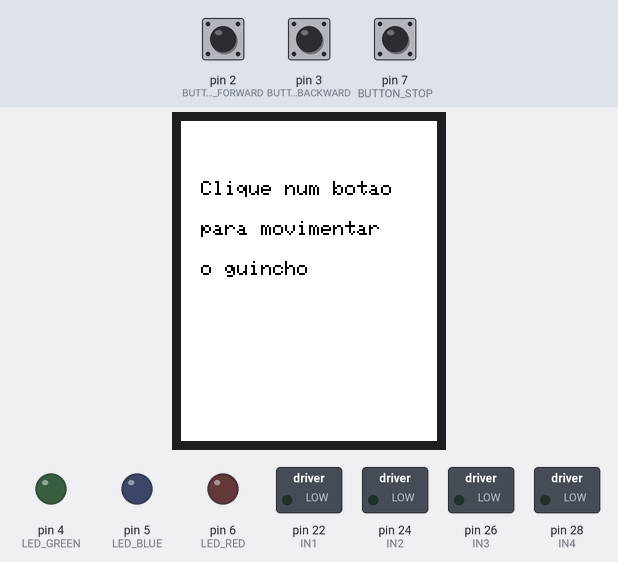
A sketch run on a simulated Arduino Mega 2560, built with avr-gcc and run on an emulated ATmega2560. On the bench: 128×160 colour display, switched loads named in the sketch (green lamp = pin HIGH), output pins drawn as LEDs (lit = HIGH). Dashed ring = blinking. The test bench sets the inputs (shaded band); at power-on: pin 2 (BUTTON_FORWARD) LOW, pin 7 (BUTTON_STOP) LOW, pin 3 (BUTTON_BACKWARD) LOW.

Above: at 1.2 s.
1.3 s: pin 2 (BUTTON_FORWARD) pulled HIGH for 0.15 s
At 1.72 s:
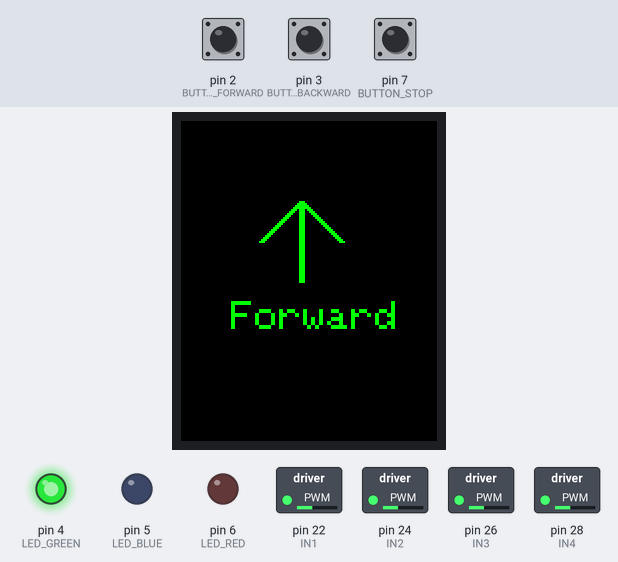
2.0 s: pin 7 (BUTTON_STOP) pulled HIGH for 0.15 s
At 2.7 s:
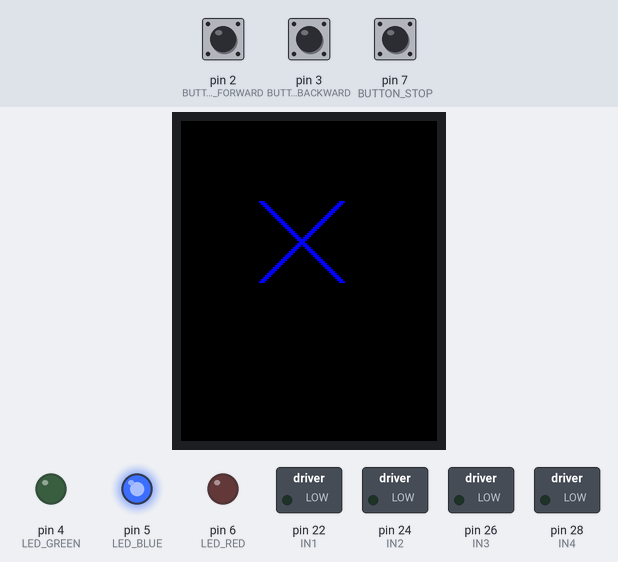
3.6 s: pin 3 (BUTTON_BACKWARD) pulled HIGH for 0.15 s
At 3.83 s:
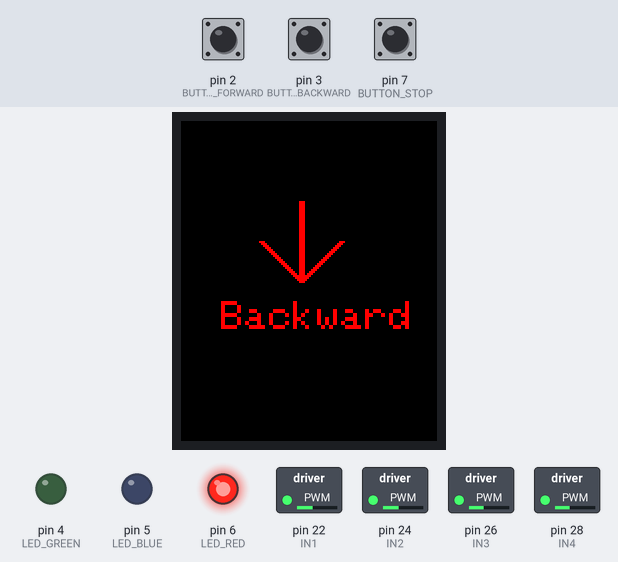
4.3 s: pin 2 (BUTTON_FORWARD) pulled HIGH for 1 s
At 5.7 s:
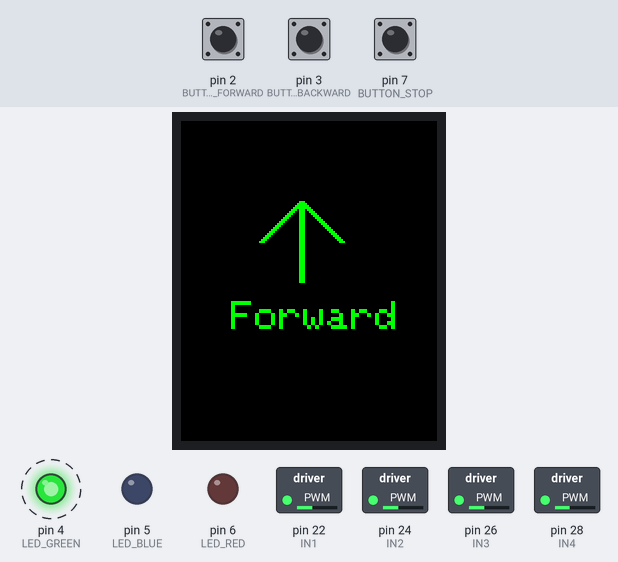
5.9 s: pin 3 (BUTTON_BACKWARD) pulled HIGH for 1 s
At 7.09 s:
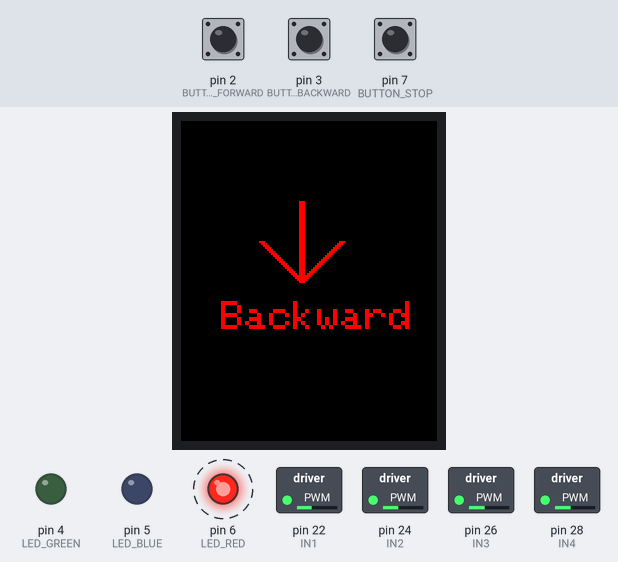
7.5 s: pin 7 (BUTTON_STOP) pulled HIGH for 1 s
At 8.1 s:
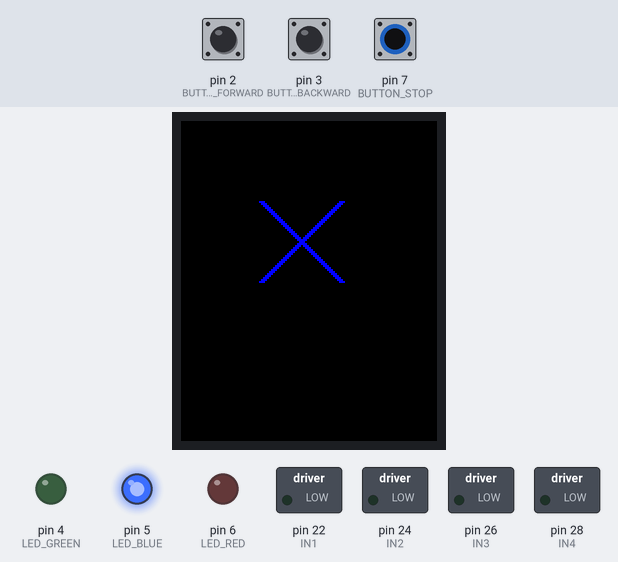
Timing chart, 0 to 10.5 s (numbered marks = the images above; inputs shaded):
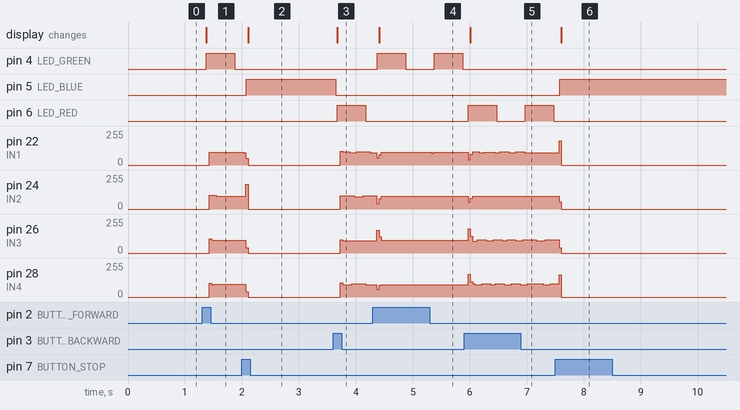

Measured:
- after the input at 1.3 s, pin 4 (LED_GREEN): LOW → HIGH after 0.08 s, → LOW 0.50 s later; pin 22 (IN1), pin 28 (IN4): 0/255 → 97/255 after 0.13 s; pin 24 (IN2): 0/255 → 102/255 after 0.13 s, → 95/255 0.12 s later; pin 26 (IN3): 0/255 → 94/255 after 0.13 s; the display: changes after 0.08 s (image 1)
- after the input at 2.0 s, pin 4 (LED_GREEN): stays LOW (without the input it goes to HIGH after 0.38 s); pin 5 (LED_BLUE): LOW → HIGH after 0.08 s; pin 22 (IN1): 97/255 → 0/255 at once; pin 24 (IN2): 95/255 → 0/255 after 0.07 s; pin 26 (IN3): 94/255 → 0/255 after 0.07 s; the display: changes after 0.11 s (image 2)
- after the input at 3.6 s, pin 5 (LED_BLUE): HIGH → LOW after 0.05 s; pin 6 (LED_RED): LOW → HIGH after 0.08 s, → LOW 0.50 s later
- after the input at 4.3 s, pin 4 (LED_GREEN): alternates HIGH for 0.50 s and LOW for 0.50 s, starting after 0.08 s; pin 6 (LED_RED): stays LOW (without the input it goes to HIGH after 0.38 s); pin 26 (IN3): 93/255 → 96/255 after 0.07 s; the display: changes after 0.11 s (image 4)
- after the input at 5.9 s, pin 4 (LED_GREEN): stays LOW (without the input it goes to HIGH after 0.48 s); pin 6 (LED_RED): alternates HIGH for 0.50 s and LOW for 0.50 s, starting after 0.08 s; pin 24 (IN2): 97/255 → 96/255 after 0.07 s; the display: changes after 0.11 s (image 5)
- after the input at 7.5 s, pin 5 (LED_BLUE): LOW → HIGH after 0.08 s; pin 6 (LED_RED): stops changing and stays LOW; pin 22 (IN1): 93/255 → 0/255 after 0.07 s; pin 24 (IN2): 96/255 → 0/255 after 0.07 s; the display: changes after 0.11 s (image 6)

The sketch:

funciona_tudo_com_o_motor.ino
```cpp
#include <TFT.h>
#include <SPI.h>

#define cs   10
#define dc    8
#define rst   9
#define BUTTON_FORWARD 2
#define BUTTON_BACKWARD 3
#define BUTTON_STOP 7
#define LED_RED 6
#define LED_BLUE 5
#define LED_GREEN 4
#define IN1 22
#define IN2 24
#define IN3 26
#define IN4 28

const int stepSequence[8][4] = {
  {1, 0, 0, 0},
  {1, 1, 0, 0},
  {0, 1, 0, 0},
  {0, 1, 1, 0},
  {0, 0, 1, 0},
  {0, 0, 1, 1},
  {0, 0, 0, 1},
  {1, 0, 0, 1}
};

int currentStep = 0; // Passo atual do motor

TFT TFTscreen = TFT(cs, dc, rst);

unsigned long lastDebounceTimeForward = 0;
unsigned long lastDebounceTimeBackward = 0;
unsigned long lastDebounceTimeStop = 0;
const unsigned long debounceDelay = 50;

unsigned long lastStepTime = 0; // Tempo do último passo do motor
const unsigned long stepDelay = 1000; // Intervalo entre passos em microssegundos

enum STATES {
  IDLE,
  STOP,
  BLUE_BLINK,
  GREEN_BLINK
};

STATES currentState = IDLE;
STATES previousState = IDLE;

int lastButtonStateForward = LOW;
int lastButtonStateBackward = LOW;
int lastButtonStateStop = LOW;

bool isXDrawn = false;

void setup() {
  pinMode(BUTTON_FORWARD, INPUT);
  pinMode(BUTTON_BACKWARD, INPUT);
  pinMode(BUTTON_STOP, INPUT);
  pinMode(LED_RED, OUTPUT);
  pinMode(LED_BLUE, OUTPUT);
  pinMode(LED_GREEN, OUTPUT);
  pinMode(IN1, OUTPUT);
  pinMode(IN2, OUTPUT);
  pinMode(IN3, OUTPUT);
  pinMode(IN4, OUTPUT);

  turnOffAllLEDs();
  TFTscreen.begin();
  TFTscreen.setRotation(3);
  TFTscreen.background(255, 255, 255);
  displayInitialMessage();
}

void loop() {
  handleButtonPresses();

  // Só atualiza o display e LEDs se o estado mudou
  if (currentState != previousState) {
    updateDisplayAndLEDs();
    previousState = currentState; // Atualiza o estado anterior
  }

  // Controle do motor baseado no estado atual
  if (currentState == GREEN_BLINK) {
    moveMotorForward(); // Motor para frente
  } else if (currentState == BLUE_BLINK) {
    moveMotorBackward(); // Motor para trás
  } else if (currentState == STOP) {
    stopMotor(); // Para o motor
  }

  // Controle dos LEDs piscantes
  if (currentState == GREEN_BLINK) {
    blinkGreen();
  } else if (currentState == BLUE_BLINK) {
    blinkBlue();
  }
}

void handleButtonPresses() {
  int readingForward = digitalRead(BUTTON_FORWARD);
  int readingBackward = digitalRead(BUTTON_BACKWARD);
  int readingStop = digitalRead(BUTTON_STOP);

  // Debounce do botão "Forward"
  if (readingForward != lastButtonStateForward) {
    lastDebounceTimeForward = millis();
  }
  if ((millis() - lastDebounceTimeForward) > debounceDelay && readingForward == HIGH) {
    currentState = GREEN_BLINK;
    isXDrawn = false;
  }
  lastButtonStateForward = readingForward;

  // Debounce do botão "Backward"
  if (readingBackward != lastButtonStateBackward) {
    lastDebounceTimeBackward = millis();
  }
  if ((millis() - lastDebounceTimeBackward) > debounceDelay && readingBackward == HIGH) {
    currentState = BLUE_BLINK;
    isXDrawn = false;
  }
  lastButtonStateBackward = readingBackward;

  // Debounce do botão "Stop"
  if (readingStop != lastButtonStateStop) {
    lastDebounceTimeStop = millis();
  }
  if ((millis() - lastDebounceTimeStop) > debounceDelay && readingStop == HIGH) {
    currentState = STOP;
    isXDrawn = false;
  }
  lastButtonStateStop = readingStop;
}

void updateDisplayAndLEDs() {
  turnOffAllLEDs(); // Garante que todos os LEDs estejam apagados antes de atualizar o novo estado

  switch (currentState) {
    case IDLE:
      TFTscreen.background(255, 255, 255);
      displayInitialMessage();
      break;

    case GREEN_BLINK:
      drawRotatedArrowWithText(true); // Exibe "Forward"
      break;

    case BLUE_BLINK:
      drawRotatedArrowWithText(false); // Exibe "Backward"
      break;

    case STOP:
      drawStopX(); // Exibe o "X"
      break;
  }
}

void blinkBlue() {
  static unsigned long lastBlinkTime = 0;
  static bool ledState = LOW;

  if (millis() - lastBlinkTime >= 500) {
    lastBlinkTime = millis();
    ledState = !ledState;
    digitalWrite(LED_RED, ledState); // Pisca o LED azul
  }
}

void blinkGreen() {
  static unsigned long lastBlinkTime = 0;
  static bool ledState = LOW;

  if (millis() - lastBlinkTime >= 500) {
    lastBlinkTime = millis();
    ledState = !ledState;
    digitalWrite(LED_GREEN, ledState); // Pisca o LED verde
  }
}

void turnOffAllLEDs() {
  digitalWrite(LED_RED, LOW);
  digitalWrite(LED_BLUE, LOW);
  digitalWrite(LED_GREEN, LOW);
}

void displayInitialMessage() {
  TFTscreen.stroke(0, 0, 0);
  TFTscreen.setTextSize(1);
  TFTscreen.text("Clique num botao", 10, 30);
  TFTscreen.text("para movimentar", 10, 50);
  TFTscreen.text("o guincho", 10, 70);
}

void drawStopX() {
  TFTscreen.background(0, 0, 0);
  TFTscreen.stroke(0, 0, 255);

  for (int i = -1; i <= 1; i++) {
    TFTscreen.line(40 + i, 40, 80 + i, 80);
    TFTscreen.line(40 + i, 80, 80 + i, 40);
  }
  digitalWrite(LED_BLUE, HIGH);
}

void drawRotatedArrowWithText(bool forward) {
  if (forward) {
    TFTscreen.background(0, 0, 0);
    TFTscreen.stroke(0, 255, 0);

    for (int i = -1; i <= 1; i++) {
      TFTscreen.line(60 + i, 40, 60 + i, 80);
      TFTscreen.line(60 + i, 40, 40 + i, 60);
      TFTscreen.line(60 + i, 40, 80 + i, 60);
    }
    TFTscreen.setTextSize(2);
    TFTscreen.stroke(0, 255, 0);
    TFTscreen.text("Forward", 25, 90);
  } else {
    TFTscreen.background(0, 0, 0);
    TFTscreen.stroke(255, 0, 0);

    for (int i = -1; i <= 1; i++) {
      TFTscreen.line(60 + i, 80, 60 + i, 40);
      TFTscreen.line(60 + i, 80, 40 + i, 60);
      TFTscreen.line(60 + i, 80, 80 + i, 60);
    }
    TFTscreen.setTextSize(2);
    TFTscreen.stroke(255, 0, 0);
    TFTscreen.text("Backward", 20, 90);
  }
}

void moveMotorForward() {
  if (micros() - lastStepTime >= stepDelay) {
    lastStepTime = micros();
    currentStep = (currentStep + 1) % 8;
    setMotorStep(currentStep);
  }
}

void moveMotorBackward() {
  if (micros() - lastStepTime >= stepDelay) {
    lastStepTime = micros();
    currentStep = (currentStep - 1 + 8) % 8;
    setMotorStep(currentStep);
  }
}

void stopMotor() {
  digitalWrite(IN1, LOW);
  digitalWrite(IN2, LOW);
  digitalWrite(IN3, LOW);
  digitalWrite(IN4, LOW);
}

void setMotorStep(int step) {
  digitalWrite(IN1, stepSequence[step][0]);
  digitalWrite(IN2, stepSequence[step][1]);
  digitalWrite(IN3, stepSequence[step][2]);
  digitalWrite(IN4, stepSequence[step][3]);
}
```
